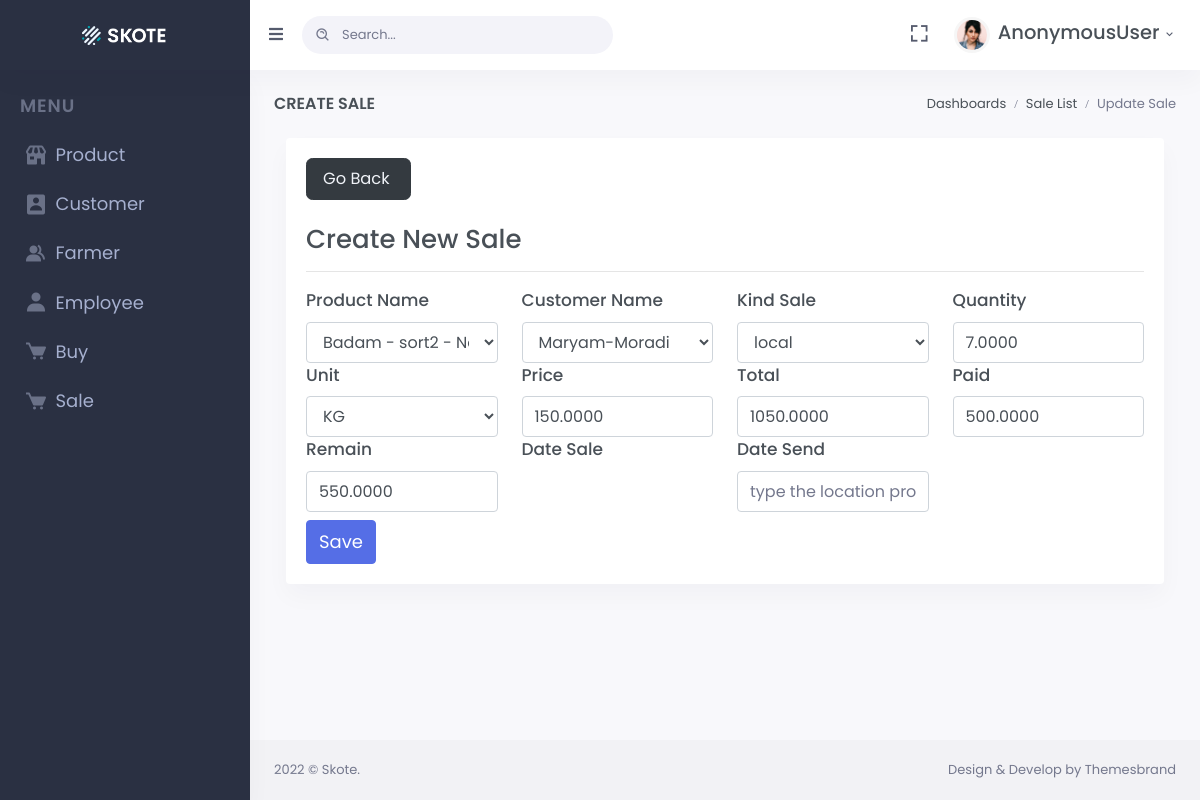
Page /sales/24/update/ on the committed database.
### products/models.py (models this page shows, shortened)
class Sale(models.Model):
    SALE_TYPE = (
        ("export", "export"),
        ("local", "local"),
    )
    UNITE = (
        ('KG','KG'),
        ('SER', 'SER'),
        ('MANN','MANN'),
        ('CARTOON', 'CARTOON'),
    )
    product = models.ForeignKey(Product, on_delete=models.CASCADE)
    customer = models.ForeignKey(Customer, on_delete=models.CASCADE)
    type_of_sale = models.CharField(max_length=20, choices=SALE_TYPE, default="local", verbose_name="Type")
    quantity = models.DecimalField(decimal_places=4, max_digits=8, default=0)
    unit = models.CharField(max_length=20, choices=UNITE, default="KG")
    price = models.DecimalField(decimal_places=4, max_digits=10, default=0)
    total_price = models.DecimalField(decimal_places=4, max_digits=10, default=0)
    recieved_amount = models.DecimalField(decimal_places=4, max_digits=10, default=0)
    remained_amount = models.DecimalField(decimal_places=4, max_digits=10, default=0)
    date_of_sale = models.DateField(auto_now_add=True)
    date_of_send = models.DateTimeField(null=True, blank=True)

### products/views.py (the view)
# urls.py: path("sales/<str:pk>/update/", views.sale_update_view, name= "sale-update"),
def sale_update_view(request, pk):
    sales = Sale.objects.get(pk=pk)
    if request.method=="POST":
        forms = SaleForm(request.POST, instance=sales)
        if forms.is_valid():
            forms.save()
            messages.success(request, "sale updated succesfully")
            return redirect("sale-list")
    else:
        forms = SaleForm(instance=sales)
    context= {
        "sales": sales,
        "forms": forms
    }
    return render(request, "sales/sale_form.html",context)

### products/forms.py
class  SaleForm (forms.ModelForm):
    class Meta:
        model = Sale
        fields = "__all__"

### customers/models.py (called while the page is built)
    def __str__(self):
        return self.name  + "-" + self.last_name

### products/models.py (called while the page is built)
    def __str__(self):
        return f"{self.product_name_en} - {self.quality} - {self.quality1} - {self.quantity} {self.unite}"

### products/templates/sales/sale_form.html (shortened to what this page needs)
{% extends 'base.html' %}
{% load static %}
{% load widget_tweaks %}
{% block page_title %}
Create Sale
{% endblock page_title %}
{% block breadcrumb %}
<ol class="breadcrumb m-0">
    <li class="breadcrumb-item"><a href="javascript: void(0);">Dashboards</a></li>
    <li class="breadcrumb-item"><a href="{% url 'sale-list' %}">Sale List</a></li>
    {% if sales %}
    <li class="breadcrumb-item active">Update Sale</li>
    {% else %}
    <li class="breadcrumb-item active">Create Sale</li>
    {% endif %}
</ol>{% endblock breadcrumb %}
{% block content %}
{% include 'links/css/css.html' %}
<div class="container-fluid">
    <div class="row">
        <div class="col-xl-12">
            <div class="card">
            <div class="card-body">
                <div>
                    <a href="{% url 'sale-list' %}" class="btn btn-dark btn-lg mb-4">Go Back
                    </a>
                </div>
                {% if sale %}
                <h2 class="mb-2">Update Sale</h2>
                {% else %}
                <h2 class="mb-2">Create New Sale</h2>
                {% endif %}
                <hr>
                <form action="" method="POST" enctype="multipart/form-data">
                    <div class="row">
                        <div class="col-lg-3">
                            <label for="" class="font-size-17">Product Name</label>
                            {% render_field forms.product class="form-control font-size-16" placeholder="type your product name" %}
                        </div>
                        <div class="col-lg-3">
                            <label for="" class="font-size-17">Customer Name</label>
                            {% render_field forms.customer class="form-control font-size-16" placeholder="type your customer name" %}
                        </div>
                        <div class="col-lg-3">
                            <label for="" class="font-size-17">Kind Sale</label>
                            {% render_field forms.type_of_sale class="form-control font-size-16" placeholder="Type your buyer name" %}
                        </div>
                        <div class="col-lg-3">
                            <label for="" class="font-size-17">Quantity</label>
                            {% render_field forms.quantity class="form-control font-size-16" placeholder="type your Amount" %}
                        </div>
                        <div class="col-lg-3">
                            <label for="" class="font-size-17">Unit</label>
                            {% render_field forms.unit class="form-control font-size-16" %}
                        </div>
                        <div class="col-lg-3">
                            <label for="" class="font-size-17">Price</label>
                            {% render_field forms.price class="form-control font-size-16" placeholder="type the location product" %}
                        </div>
                        <div class="col-lg-3">
                            <label for="" class="font-size-17">Total</label>
                            {% render_field forms.total_price class="form-control font-size-16" placeholder="type the location product" %}
                        </div>
                        <div class="col-lg-3">
                            <label for="" class="font-size-17">Paid</label>
                            {% render_field forms.recieved_amount class="form-control font-size-16" placeholder="type the location product" %}
                        </div><div class="col-lg-3">
                            <label for="" class="font-size-17">Remain</label>
                            {% render_field forms.remained_amount class="form-control font-size-16" placeholder="type the location product" %}
                        </div><div class="col-lg-3">
                            <label for="" class="font-size-17">Date Sale</label>
                        </div><div class="col-lg-3">
                            <label for="" class="font-size-17">Date Send</label>
                            {% render_field forms.date_of_send class="form-control font-size-16" placeholder="type the location product" %}
                        </div>
                    </div>
                    <button class="btn btn-primary btn-md font-size-18 mt-2">Save</button>
                </form>
            </div>
            </div>
         </div>
        </div>
    </div>
</div>
{% endblock content %}

### rows in the picture
Sale: product "Badam - sort2 - None - 10.0000 SER", customer "Maryam-Moradi", type_of_sale "local", quantity "7.0000", unit "KG", price "150.0000", total_price "1050.0000", recieved_amount "500.0000", remained_amount "550.0000"

### other values in the picture
{{ request.user }} "AnonymousUser"
